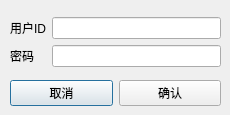
<?xml version="1.0" encoding="UTF-8"?>
<ui version="4.0">
 <class>SignIn</class>
 <widget class="QDialog" name="SignIn">
  <property name="geometry">
   <rect>
    <x>0</x>
    <y>0</y>
    <width>230</width>
    <height>115</height>
   </rect>
  </property>
  <property name="windowTitle">
   <string>注册</string>
  </property>
  <widget class="QWidget" name="layoutWidget">
   <property name="geometry">
    <rect>
     <x>0</x>
     <y>0</y>
     <width>231</width>
     <height>124</height>
    </rect>
   </property>
   <layout class="QVBoxLayout" name="verticalLayout_5">
    <property name="leftMargin">
     <number>10</number>
    </property>
    <property name="topMargin">
     <number>10</number>
    </property>
    <property name="rightMargin">
     <number>10</number>
    </property>
    <property name="bottomMargin">
     <number>10</number>
    </property>
    <item>
     <layout class="QVBoxLayout" name="verticalLayout_6">
      <item>
       <layout class="QHBoxLayout" name="horizontalLayout_2">
        <item>
         <layout class="QVBoxLayout" name="verticalLayout_7">
          <item>
           <widget class="QLabel" name="label_3">
            <property name="text">
             <string>用户ID</string>
            </property>
           </widget>
          </item>
          <item>
           <widget class="QLabel" name="label_4">
            <property name="text">
             <string>密码</string>
            </property>
           </widget>
          </item>
         </layout>
        </item>
        <item>
         <layout class="QVBoxLayout" name="verticalLayout_8">
          <item>
           <widget class="QLineEdit" name="ID_sign">
            <property name="maxLength">
             <number>20</number>
            </property>
           </widget>
          </item>
          <item>
           <widget class="QLineEdit" name="Password_sign">
            <property name="maxLength">
             <number>20</number>
            </property>
            <property name="echoMode">
             <enum>QLineEdit::Password</enum>
            </property>
           </widget>
          </item>
         </layout>
        </item>
       </layout>
      </item>
     </layout>
    </item>
    <item>
     <layout class="QHBoxLayout" name="horizontalLayout_4">
      <item>
       <widget class="QPushButton" name="Cancel_sign">
        <property name="text">
         <string>取消</string>
        </property>
       </widget>
      </item>
      <item>
       <widget class="QPushButton" name="OK_sign">
        <property name="text">
         <string>确认</string>
        </property>
       </widget>
      </item>
     </layout>
    </item>
   </layout>
  </widget>
 </widget>
 <resources/>
 <connections>
  <connection>
   <sender>Cancel_sign</sender>
   <signal>clicked()</signal>
   <receiver>SignIn</receiver>
   <slot>reject()</slot>
   <hints>
    <hint type="sourcelabel">
     <x>61</x>
     <y>98</y>
    </hint>
    <hint type="destinationlabel">
     <x>114</x>
     <y>57</y>
    </hint>
   </hints>
  </connection>
  <connection>
   <sender>OK_sign</sender>
   <signal>clicked()</signal>
   <receiver>SignIn</receiver>
   <slot>accept()</slot>
   <hints>
    <hint type="sourcelabel">
     <x>169</x>
     <y>98</y>
    </hint>
    <hint type="destinationlabel">
     <x>114</x>
     <y>57</y>
    </hint>
   </hints>
  </connection>
 </connections>
</ui>
